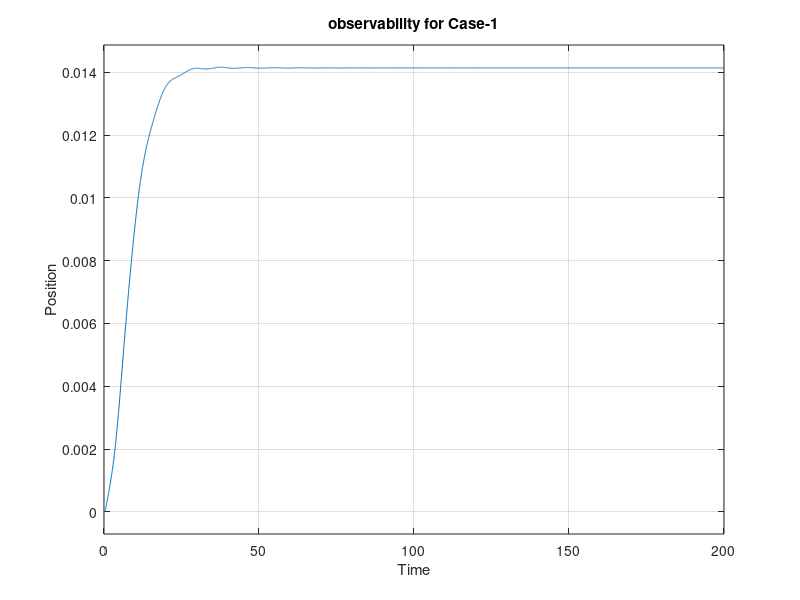
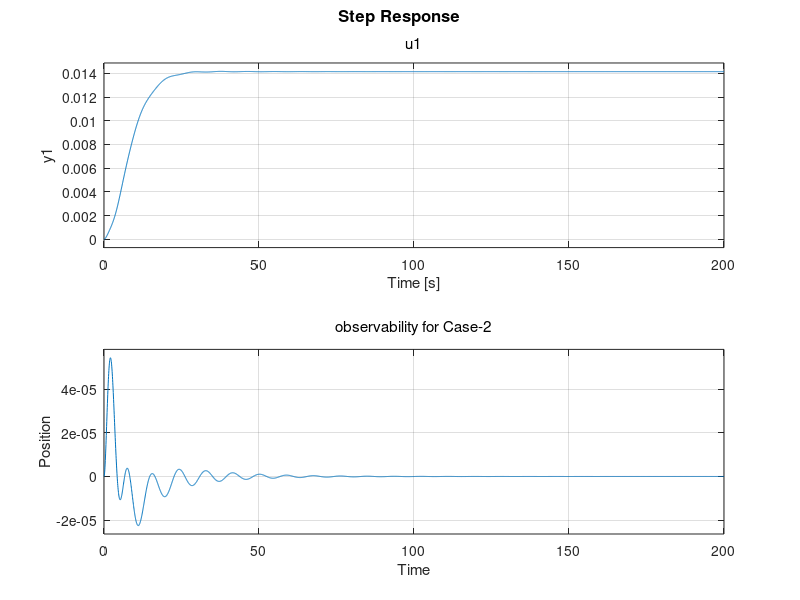
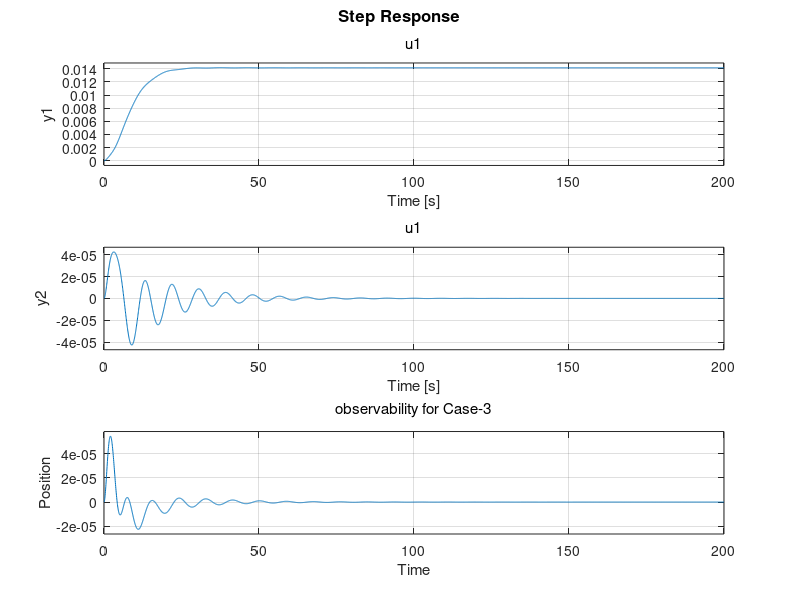

Write MATLAB code to recreate these figures, in order.
clc 
clear all
%This is the final project submission for the subject ENPM-667 and group
%members are Rishikesh Jadhav(119256534) and Nishant Pandey(119247556)

M=1000;
m1=100;m2=100;
l1=20;l2=10;
g=10;

%%State Space form of the System X = A*x +B*u
A=[0 1 0 0 0 0
    0 0 (-g*m1)/M 0 (-g*m2)/M 0
    0 0 0 1 0 0
    0 0 (-g*(m1+M))/(M*l1) 0 (-g*m2)/(M*l1) 0
    0 0 0 0 0 1
    0 0 (-g*m1)/(M*l2) 0 (-g*(m2+M))/(M*l2) 0 ];
    
%size(A)
B=[ 0
    1/M
    0
    1/(M*l1)
    0
    1/(M*l2)];

C= [ 1 0 0 0 0 0 
      0 0 1 0 0 0
      0 0 0 0 1 0];
  
  %% The error Dynamics in the State Space Observer be (A-L*C)*e
  
  % We know that from the Checks_for_Observability the pair A,C is observable only for
  %1.System is Observable for x(t)
  %2.System is Observable for (x,t2)
  %3.System is Observable for (x,t1,t2)
  
Q=diag([50 1500 50000 120000 500000 80000]);
R=0.01;

disp(' State FeedBack')
%State FeedBack 'K'
K=lqr(A,B,Q,R);
%size(K)
disp(K)

disp('Eigen Values of (A-B*K)')
% The Pole Placement should be faster than the eigen values of (A-B*K)
Eig_Vals= eig(A-B*K);
disp(Eig_Vals)

%Arbitrary Pole Placement
Poles=[-1 -2 -3 -4 -5 -6];

%State Outputs for the system that are Observable
C1=[1 0 0 0 0 0];
C3=[1 0 0 0 0 0
    0 0 0 0 1 0];
C4=[1 0 0 0 0 0
    0 0 1 0 0 0
    0 0 0 0 1 0];
% for C_l=C1:C3
%     L=place(A',C_l',Poles)';
% end

L1=place(A',C1',Poles)';
L2=place(A', C3',Poles)';
L3=place(A', C4',Poles)';
size(C1)
%% System Matrices for each state of the Observer

%For x(t)
A_L1=[(A-B*K) (B*K)
    zeros(6,6) (A-L1*C1)];
B_L1=[B
    zeros(size(B))];
C_L1=[C1 zeros(size(C1))];
%For (x(t),theta2)
A_L2=[(A-B*K) (B*K)
    zeros(6,6) (A-L2*C3)];
B_L2=[B
    zeros(size(B))];
C_L2=[C3 zeros(size(C3))];
%For (x(t),theta2, theta1)
A_L3=[(A-B*K) (B*K)
    zeros(6,6) (A-L3*C4)];
B_L3=[B
    zeros(size(B))];
C_L3=[C4 zeros(size(C4))];

%% State Space representation of the Linear system
SS2=ss(A_L2,B_L2,C_L2,0);
SS1=ss(A_L1,B_L1,C_L1,0)
SS3=ss(A_L3,B_L3,C_L3,0);

%% Visualizing Positions From STEP function
% X=[0;0;10*pi/180;0;15*pi/180;0];
figure(1)
step(SS1)
title('observability for Case-1')
xlabel('Time')
ylabel('Position')

figure(2)
step(SS2)
title('observability for Case-2')
xlabel('Time')
ylabel('Position')

figure(3)
step(SS3)
title('observability for Case-3')
xlabel('Time')
ylabel('Position')


